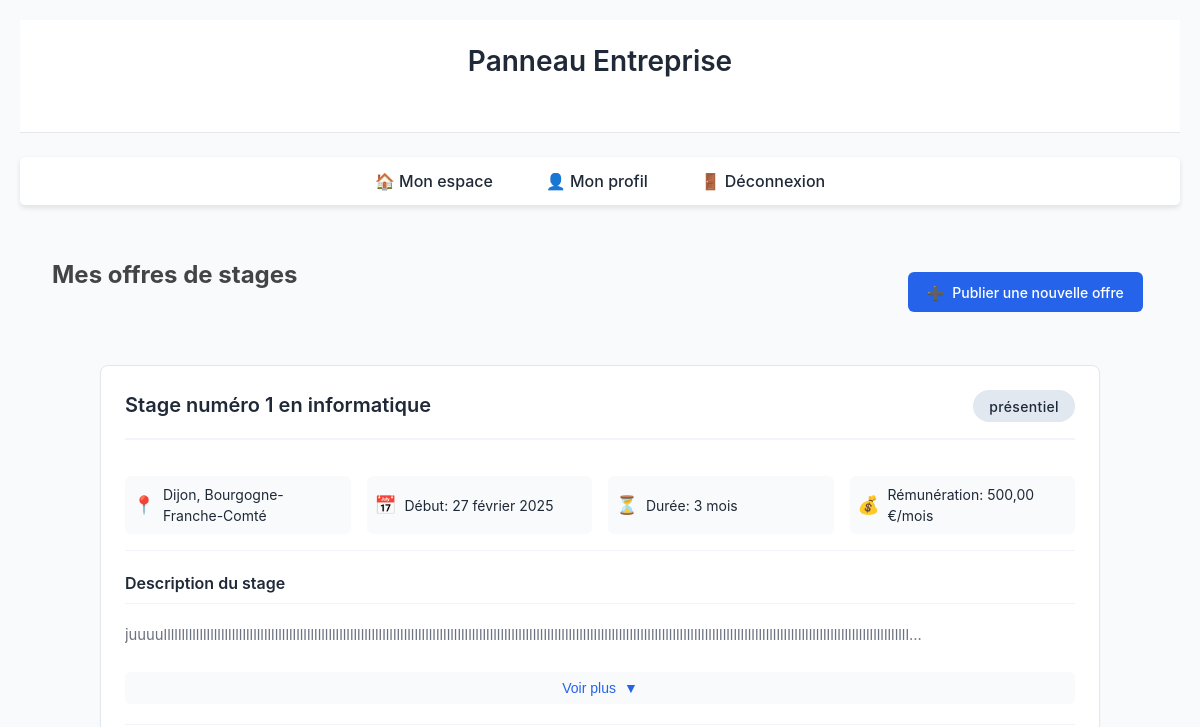
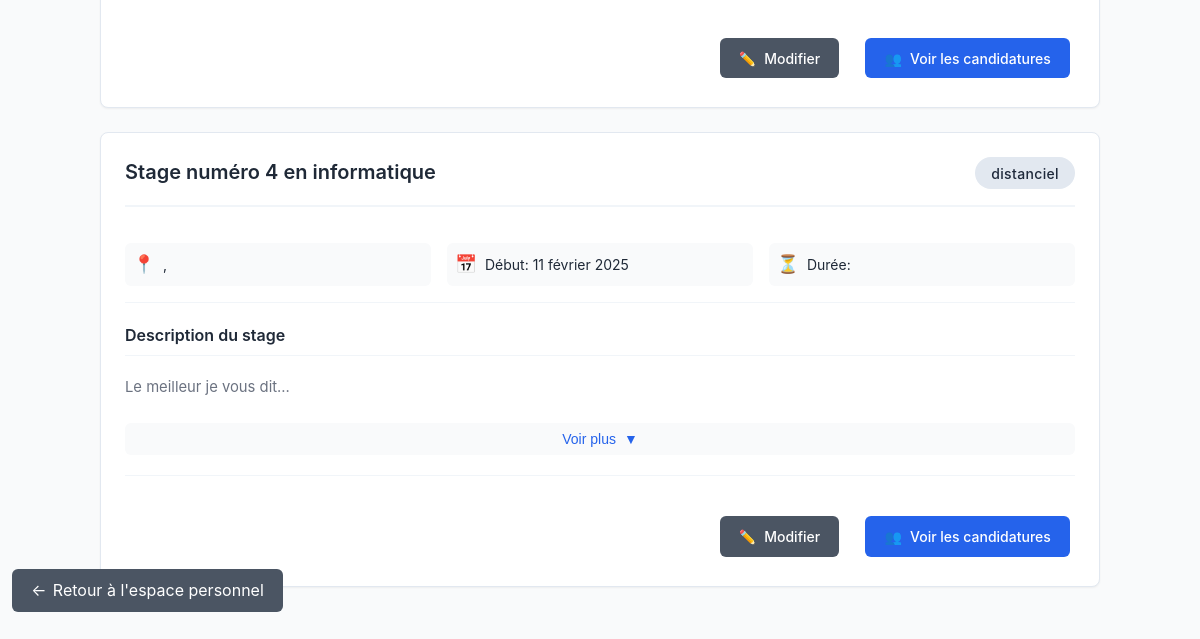
The app's page /app/views/panels/company_panel.php (signed in), older data (2 pictures, top to bottom).
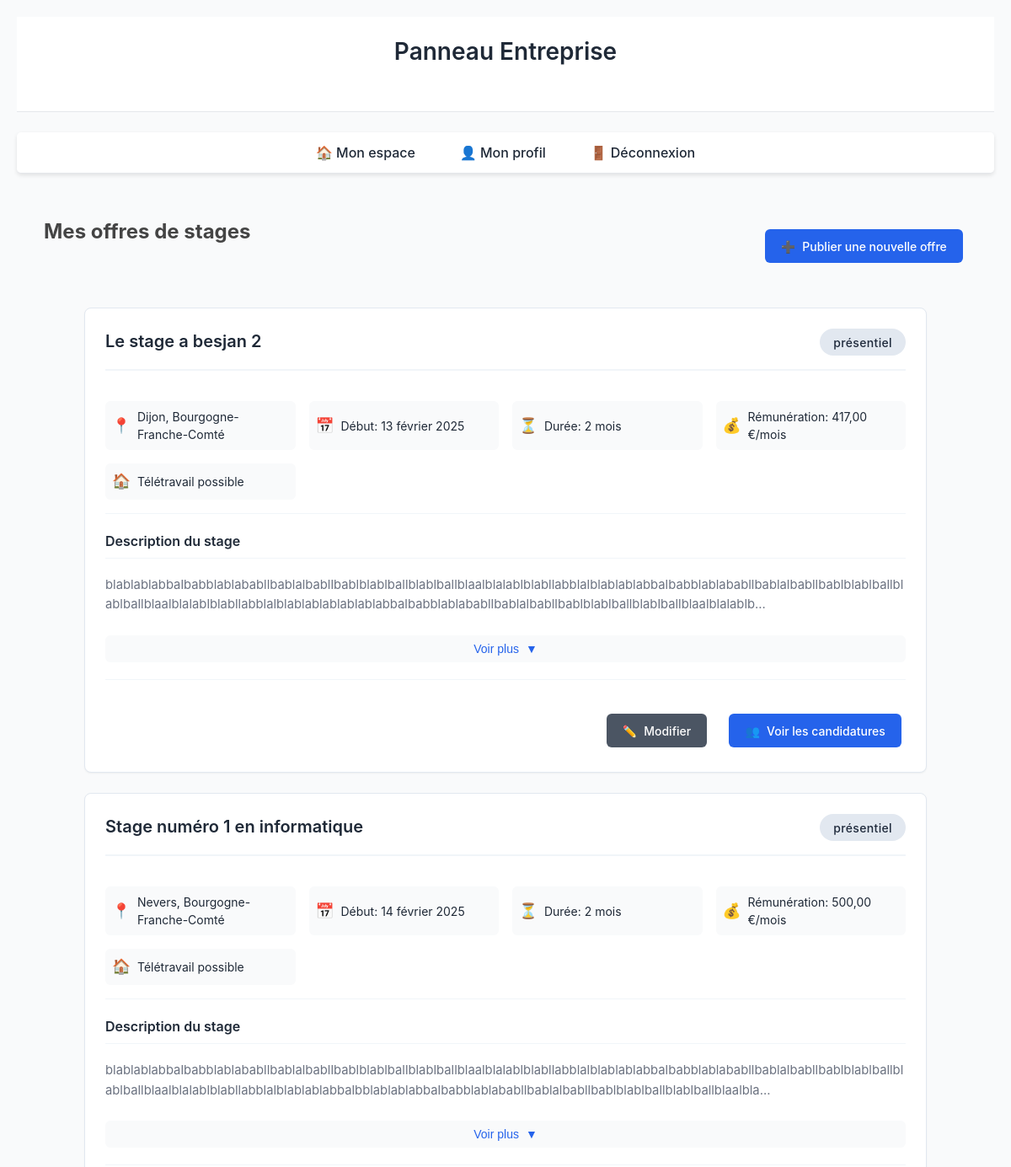
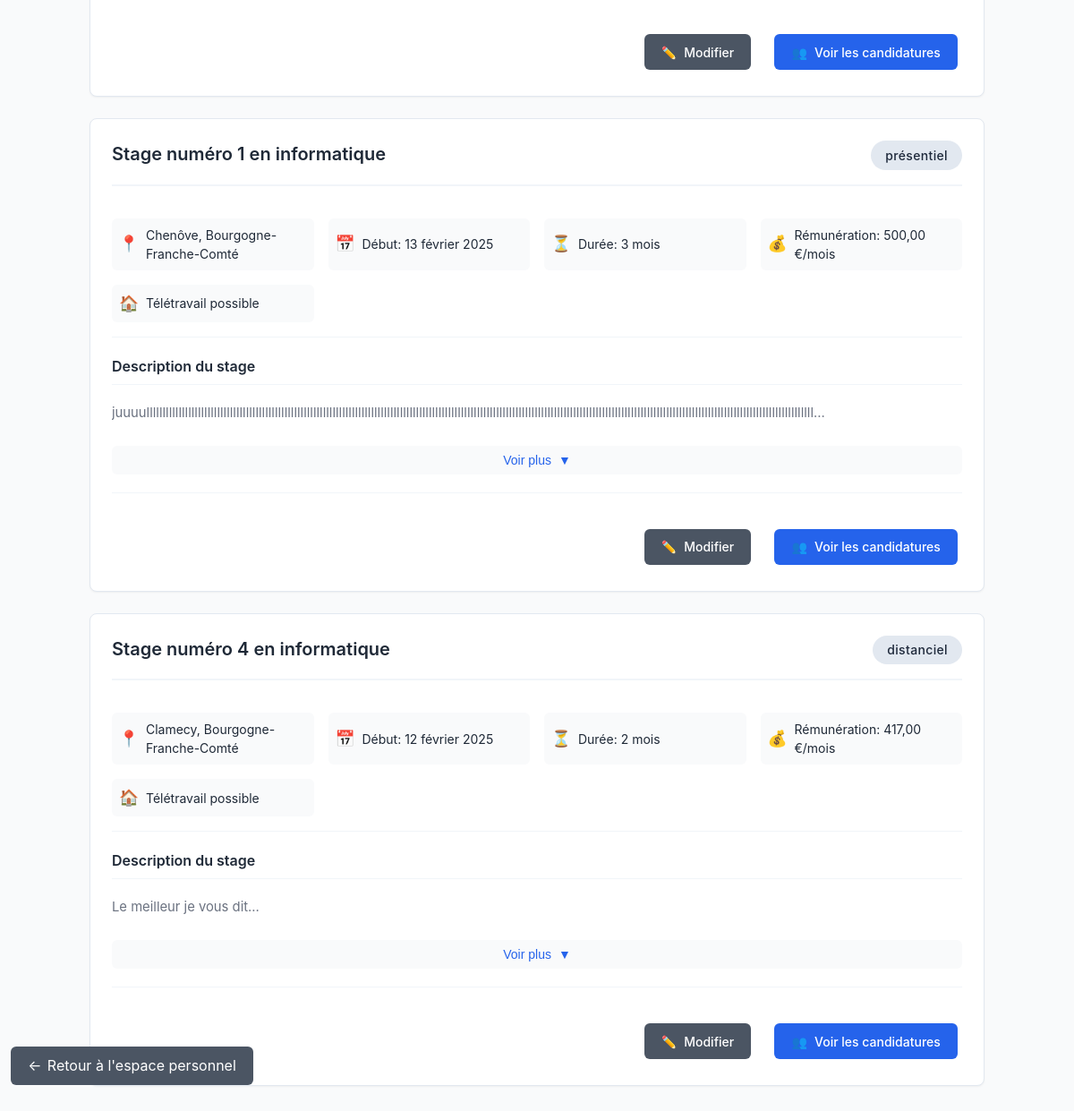
The same page, newer data (2 pictures, top to bottom).
### tables this page shows
CREATE TABLE `offres_stages` (
  `id` int(11) NOT NULL,
  `entreprise_id` int(11) DEFAULT NULL,
  `titre` varchar(100) NOT NULL,
  `description` text,
  `date_debut` date DEFAULT NULL,
  `date_fin` date DEFAULT NULL,
  `lieu` varchar(255) DEFAULT NULL,
  `mode_stage` enum('distanciel','présentiel') NOT NULL,
  `logo` varchar(255) DEFAULT NULL,
  `email_contact` varchar(255) NOT NULL,
  `lien_candidature` varchar(255) DEFAULT NULL,
  `duree` varchar(50) NOT NULL,
  `domaine` varchar(100) DEFAULT NULL,
  `remuneration` decimal(10,2) DEFAULT NULL,
  `teletravail` tinyint(1) DEFAULT '0',
  `pays` varchar(100) DEFAULT 'France',
  `ville` varchar(100) DEFAULT NULL,
  `code_postal` varchar(10) DEFAULT NULL,
  `region` varchar(100) DEFAULT NULL,
  `departement` varchar(100) DEFAULT NULL,
  `date_publication` timestamp NOT NULL DEFAULT CURRENT_TIMESTAMP
);

### app/views/panels/company_panel.php (the view, shortened to what this page needs)
<?php
require_once $_SERVER['DOCUMENT_ROOT'] . '/Gestion_Stage/app/config/database.php';
try {
    $stmt = $pdo->prepare("SELECT * FROM offres_stages WHERE entreprise_id = ? ORDER BY date_publication DESC");
    $stmt->execute([$_SESSION['user_id']]);
    $offres = $stmt->fetchAll();
} catch (PDOException $e) {
    error_log("Erreur lors de la récupération des offres de stage : " . $e->getMessage());
    $offres = [];
    $error_message = "Une erreur est survenue lors du chargement de vos offres de stage.";
}
function formatDateFr($date) {
    $mois = array(
        'January' => 'janvier',
        'February' => 'février',
        'March' => 'mars',
        'April' => 'avril',
        'May' => 'mai',
        'June' => 'juin',
        'July' => 'juillet',
        'August' => 'août',
        'September' => 'septembre',
        'October' => 'octobre',
        'November' => 'novembre',
        'December' => 'décembre'
    );
    $date = new DateTime($date);
    $dateEnglish = $date->format('d F Y');
    foreach($mois as $en => $fr) {
        $dateEnglish = str_replace($en, $fr, $dateEnglish);
    }
    return $dateEnglish;
}
?>
<!DOCTYPE html>
<html lang="fr">
<head>
    <link rel="stylesheet" href="/Gestion_Stage/public/assets/css/style.css">
    <link rel="stylesheet" href="/Gestion_Stage/public/assets/css/style_company_panel.css">
</head>
<body>
    <header>
        <div class="container">
            <h1>Panneau Entreprise</h1>
        </div>
    </header>
    <nav>
        <ul>
            <li><a href="/Gestion_Stage/app/views/home.php">🏠 Mon espace</a></li>
            <li><a href="/Gestion_Stage/app/views/profile.php">👤 Mon profil</a></li>
            <li><a href="/Gestion_Stage/app/views/auth/logout.php">🚪 Déconnexion</a></li>
        </ul>
    </nav>
    <main class="container">
        <div class="header-actions">
            <h2>Mes offres de stages</h2>
            <a href="/Gestion_Stage/app/views/internships/post_internship.php" class="btn btn-primary">
                <span class="icon">➕</span> Publier une nouvelle offre
            </a>
        </div>
        <?php if (isset($error_message)): ?>
            <div class="error"><?= htmlspecialchars($error_message) ?></div>
        <?php else: ?>
            <div class="offers-grid">
                <?php foreach ($offres as $offre): ?>
                    <div class="offer-card">
                        <div class="offer-header">
                            <h3><?= htmlspecialchars($offre['titre']) ?></h3>
                            <span class="offer-type"><?= $offre['mode_stage'] ?></span>
                        </div>
                        <div class="offer-details">
                            <div class="detail-group">
                                <span class="icon">📍</span>
                                <span><?= htmlspecialchars($offre['ville']) ?>, <?= htmlspecialchars($offre['region']) ?></span>
                            </div>
                            <div class="detail-group">
                                <span class="icon">📅</span>
                                <span>Début: <?= formatDateFr($offre['date_debut']) ?></span>
                            </div>
                            <div class="detail-group">
                                <span class="icon">⏳</span>
                                <span>Durée: <?= htmlspecialchars($offre['duree']) ?></span>
                            </div>
                            <?php if ($offre['remuneration']): ?>
                            <div class="detail-group">
                                <span class="icon">💰</span>
                                <span>Rémunération: <?= number_format($offre['remuneration'], 2, ',', ' ') ?> €/mois</span>
                            </div>
                            <?php endif; ?>
                            <?php if ($offre['teletravail']): ?>
                            <div class="detail-group">
                                <span class="icon">🏠</span>
                                <span>Télétravail possible</span>
                            </div>
                            <?php endif; ?>
                        </div>
                        <div class="offer-description" data-description="<?= htmlspecialchars($offre['description']) ?>">
                            <h4>Description du stage</h4>
                            <p><?= nl2br(htmlspecialchars(substr($offre['description'], 0, 250))) ?>...</p>
                            <button class="read-more">
                                <span>Voir plus</span>
                                <span class="icon">▼</span>
                            </button>
                        </div>
                        <div class="offer-actions">
                            <a class="btn btn-edit" href="/Gestion_Stage/app/views/internships/edit_internship.php?id=<?= $offre['id'] ?>">
                                <span class="icon">✏️</span> Modifier
                            </a>
                            <a class="btn btn-view" href="/Gestion_Stage/app/views/internships/view_applications.php?offre_id=<?= $offre['id'] ?>">
                                <span class="icon">👥</span> Voir les candidatures
                            </a>
                        </div>
                    </div>
                <?php endforeach; ?>
            </div>
        <?php endif; ?>
    </main>
    <footer>
        <a class="index-button" href="/Gestion_Stage/app/views/home.php">
            <span class="icon">←</span> Retour à l'espace personnel
        </a>
    </footer>
</body>
</html>

### public/assets/css/style.css (style rules this page uses)
:root { --primary-color: #2c3e50; --secondary-color: #3498db; --accent-color: #e74c3c; --secondary-color-hover: #4ea8e4; --accent-color-hover: #f26858; --text-color: #333; --light-gray: #f5f6fa; --border-radius: 8px; }
* { margin: 0; padding: 0; box-sizing: border-box; }
body { font-family: Arial, sans-serif; line-height: 1.6; background-color: #f4f4f4; padding: 20px; }
.container { max-width: 1200px; margin: 0 auto; padding: 0 15px; }
h1 { text-align: center; color: #333; margin-bottom: 30px; font-size: 2rem; }
h2 { color: #444; margin-bottom: 20px; }
nav { background: #fff; padding: 15px; border-radius: 5px; margin-bottom: 30px; box-shadow: 0 2px 5px rgba(0,0,0,0.1); }
nav ul { list-style: none; display: flex; justify-content: center; gap: 20px; }
nav a { color: #333; text-decoration: none; padding: 5px 10px; border-radius: 3px; transition: background-color 0.2s ease; }
button { background: #3498db; color: white; padding: 10px 20px; border: none; border-radius: 4px; cursor: pointer; width: 100%; }
a { color: #3498db; text-decoration: none; }
.btn { display: inline-block; padding: 8px 16px; margin: 5px; border-radius: 4px; text-decoration: none; }
.btn-primary { background: #3498db; color: white; }
.index-button { position: fixed; bottom: 2%; left: 1%; background: var(--secondary-color); color: white; transition: background-color 0.2s ease; padding: 7px; border-radius: 4px; }
.btn { display: inline-block; padding: 12px 25px; background-color: #007bff; color: white; border-radius: 5px; font-weight: bold; text-decoration: none; margin-top: 20px; transition: background-color 0.2s ease; }

Row changes from the older to the newer data that the page shows:
added offres_stages: titre "Le stage a besjan 2", mode_stage "présentiel", ville "Dijon", region "Bourgogne-Franche-Comté", date_debut "13 février 2025", duree "2 mois", remuneration "417,00", teletravail "Télétravail possible", description "blablablabbalbabblablababllbablalbabllbablblablballblablballblaalblalablblabllabblalblablablabbalbabblablababllbablalbabllbablblablballblablballblaalblalablblabllabblalblablablablablablabbalbabblablababllbablalbabllbablblablballblablballblaalblalablb"
added offres_stages: titre "Stage numéro 1 en informatique", mode_stage "présentiel", ville "Nevers", region "Bourgogne-Franche-Comté", date_debut "14 février 2025", duree "2 mois", remuneration "500,00", teletravail "Télétravail possible", description "blablablabbalbabblablababllbablalbabllbablblablballblablballblaalblalablblabllabblalblablablabbalbabblablababllbablalbabllbablblablballblablballblaalblalablblabllabblalblablablabbalbblablablabbalbabblablababllbablalbabllbablblablballblablballblaalbla"
changed offres_stages "3 mois": ville "Dijon" → "Chenôve"; date_debut "27 février 2025" → "13 février 2025"; now shows "🏠 Télétravail possible"
changed offres_stages "Stage numéro 4 en informatique": ville (not shown) → "Clamecy"; region (not shown) → "Bourgogne-Franche-Comté"; date_debut "11 février 2025" → "12 février 2025"; duree (not shown) → "2 mois"; remuneration (not shown) → "417,00"; teletravail 0 → 1 (drawn)
